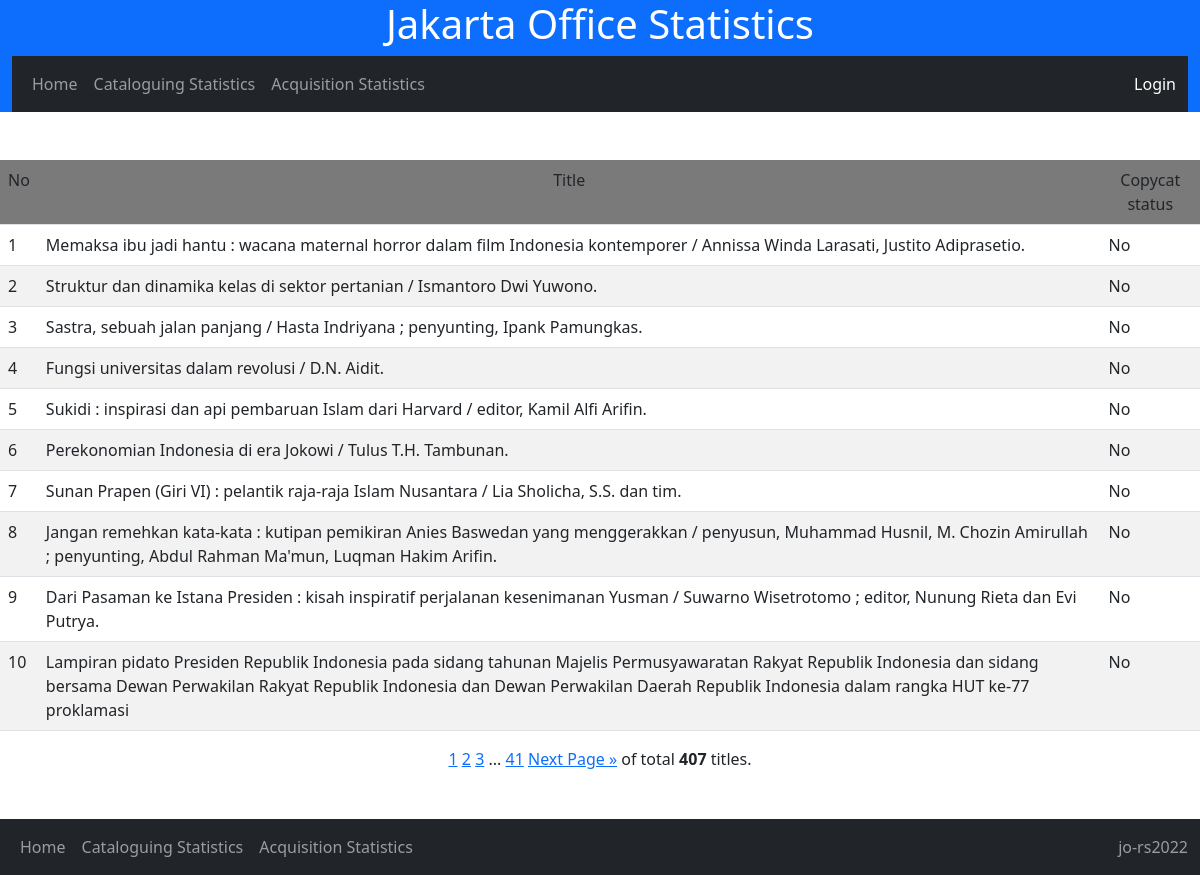
The page /cat_stat/detail_copycat/No/ on the database its author committed.
### nlajkt_cat_stat/models.py (models this page shows)
class Catalogues(models.Model):
    entry_date = models.DateField()
    consignment_no = models.IntegerField(default=462)
    title = models.TextField()
    work_type = models.CharField(max_length=20, choices=[
        ('Original','Original'),
        ('Translation','Translation'),
        ('Adaptation','Adaptation')
        ], default='Original')
    publish_year = models.IntegerField()
    volume = models.CharField(max_length=20, choices=[
        ('Single','Single'),
        ('Multi-complete','Multi-complete'),
        ('Multi-incomplete','Multi-incomplete'),
        ], default='Single')
    copycat = models.CharField(max_length=20, choices=[
        ('No','No'),
        ('Partial copycat','Partial copycat'),
        ('Full copycat','Full copycat'),
        ], default='No')
    ISBN = models.CharField(max_length=20, choices=[
        ('No','No'),
        ('Yes-valid','Yes-valid'),
        ('Yes-invalid','Yes-invalid'),
        ], default='No')
    authorship_type = models.CharField(max_length=50, choices=[
        ('Single author','Single author'),
        ('Collaboration','Collaboration'),
        ('Compilation','Compilation'),
        ('Others','Others')
        ], default='Single')
    language = models.CharField(max_length=50, choices=[
        ('Indonesian','Indonesian'),
        ('English','English'),
        ('Indonesian local','Indonesian local'),
        ('Multi language','Multi language'),
        ('Unknown','Unknown')
        ], default='Indonesian')
    bibliography = models.CharField(max_length=20, choices=[
        ('No','No'),
        ('Yes','Yes'),
        ], default='No')
    indexx = models.CharField(max_length=20, choices=[
        ('No','No'),
        ('Yes','Yes'),
        ], default='No')
    publisher_type = models.CharField(max_length=100, choices=[
        ('Commercial','Commercial'),
        ('Government-department','Government-department'),
        ('Government-nondepartment','Government-nondepartment'),
        ('Government-local','Government-local'),
        ('Universities','Universities'),
        ('NGO','NGO'),
        ('Others','Others')
        ], default='Commercial')
    genre = models.CharField(max_length=100, choices=[
        ('General non fiction','General non fiction'),
        ('Fiction-novel','Fiction-novel'),
        ('Fiction-short stories','Fiction-short stories'),
	    ('Fiction-biographic','Fiction-biographic'),
        ('Poetry','Poetry'),
        ('Folktales','Folktales'),
        ('Biography-single','Biography-single'),
        ('Biography-collective','Biography-collective'),
        ('Biography-auto','Biography-auto'),
        ('Dictionaries','Dictionaries'),
        ('Proceeding','Proceeding'),
        ], default='General non fiction')
    format = models.CharField(max_length=100, choices=[
        ('Book-printed','Book-printed'),
        ('Book-electronic','Book-electronic'),
        ('Non book video','Non book video'),
        ('Non book audio','Non book audio'),
        ('Map-single','Map-single'),
        ('Map-atlas','Map-atlas'),
        ('Ephemera','Ephemera')
        ], default='Book')
    size = models.CharField(max_length=10, choices=[
        ('YY','YY'),
        ('YYq', 'YYq'),
        ('YYp','YYp')
        ],default='YY')
    subject = models.CharField(max_length=50, choices=[
       ('000-Generalities','100-Generalities'),
       ('000-Library science','100-Library science'),
       ('000-Journalism and media','100-Journalism and media'),
       ('100-Philosophy and ethics','100-Philosophy and ethics'),
       ('200-Religions-general','200-Religions-general'),
       ('200-Religion-Islam','200-Religion-Islam'),
       ('200-Religion-Christianity','200-Religion-Christianity'),
       ('200-Religion-Hinduism','200-Religion-Hinduism'),
       ('200-Religion-Buddhism and others','200-Religion-Buddhism and others'),
       ('300-Social-anthropology and sociology','300-Social-anthropology and sociology'),
       ('300-Social-problems and services','300-Social-problems and services'),
       ('300-Social-politics','300-Social-politics'),
       ('300-Social-international relations','300-Social-international relations'),
       ('300-Social-economics-general','300-Social-economics-general'),
       ('300-Social-economics-resources','300-Social-economics-resources'),
       ('300-Social-economics-policy and development','300-Social-economics-policy and development'),
       ('300-Social-economics-financial and monetary','300-Social-economics-financial and monetary'),
       ('300-Social-economics-industries and production','300-Social-economics-industries and production'),
       ('300-Social-economics-macro','300-Social-economics-macro'),
       ('300-Social-culture','300-Social-culture'),
       ('300-Social-military','300-Social-military'),
       ('300-Social-education','300-Social-education'),
       ('300-Social-law','300-Social-law'),
       ('300-Social-public administration','300-Social-public administration'),
       ('300-Social-human rights','300-Social-human rights'),
       ('400-Language-linguistics','400-Language-linguistics'),
       ('400-Language-sociolinguistics','400-Language-sociolinguistics'),
       ('500-Science-general','500-Science-general'),
       ('600-Technology-general','600-Technology-general'),
       ('600-Agriculture and agribusiness','600-Agriculture and agribusiness'),
       ('700-Arts-general','700-Arts-general'),
       ('700-Arts-visual','700-Arts-visual'),
       ('700-Arts-performance','700-Arts-performance'),
       ('700-Arts-music','700-Arts-music'),
       ('800-Literature-general','800-Literature-general'),
       ('800-Literature-fiction and poetry','800-Literature-fiction and poetry'),
       ('900-History-world','900-History-world'),
       ('900-History-Indonesia','900-History-Indonesia'),
       ('900-Geography and travel','900-Geography and travel'),
       ('900-Biography','900-Biography')
       ], null=True)

### nlajkt_cat_stat/views.py (the view)
# urls.py: path('cat_stat/detail_copycat/<str:copycat>/', views.detail_copycat, name='detail_copycat'),
def detail_copycat(request, copycat):
    detail_copycat = Catalogues.objects.all().filter(copycat=copycat)
    page = request.GET.get('page', 1)
    paginator = Paginator(detail_copycat, 10)
    try:
        paging = paginator.page(page)
    except PageNotAnInteger:
        paging = paginator.page(1)
    except EmptyPage:
        paging = paginator.page(paginator.num_pages)
    template = loader.get_template('detail_copycat.html')
    context = {'paging' : paging,}
    return HttpResponse(template.render(context, request))

### nlajkt_cat_stat/templates/detail_copycat.html
{% extends 'base.html'%}
{% block block1 %}
<br><br><center>
<table style="width: auto;" class="table table-striped">
    <tr bgcolor = 'grey'>
      <b><td>No</td>
        <td align="center">Title</td>
        <td align="center">Copycat status</td></b>
    </tr>
    {% for x in paging %}
    <tr>
        <td>{{ forloop.counter0|add:paging.start_index }}</td>
        <td>{{ x.title }}</td>
        <td>{{ x.copycat }}</td>
    </tr>
    {% endfor %}
</table>
{% include 'pagination_jakartaoffice.html' %}</center>
<br><br>
{% endblock %}

### rows shown on the page
Catalogues: title "Memaksa ibu jadi hantu : wacana maternal horror dalam film Indonesia kontemporer / Annissa Winda Larasati, Justito Adiprasetio.", copycat "No"
Catalogues: title "Struktur dan dinamika kelas di sektor pertanian / Ismantoro Dwi Yuwono.", copycat "No"
Catalogues: title "Sastra, sebuah jalan panjang / Hasta Indriyana ; penyunting, Ipank Pamungkas.", copycat "No"
Catalogues: title "Fungsi universitas dalam revolusi / D.N. Aidit.", copycat "No"
Catalogues: title "Sukidi : inspirasi dan api pembaruan Islam dari Harvard / editor, Kamil Alfi Arifin.", copycat "No"
Catalogues: title "Perekonomian Indonesia di era Jokowi / Tulus T.H. Tambunan.", copycat "No"
Catalogues: title "Sunan Prapen (Giri VI) : pelantik raja-raja Islam Nusantara / Lia Sholicha, S.S. dan tim.", copycat "No"
Catalogues: title "Jangan remehkan kata-kata : kutipan pemikiran Anies Baswedan yang menggerakkan / penyusun, Muhammad Husnil, M. Chozin Amirullah ; penyunting, Abdul Rahman Ma'mun, Luqman Hakim Arifin.", copycat "No"
Catalogues: title "Dari Pasaman ke Istana Presiden : kisah inspiratif perjalanan kesenimanan Yusman / Suwarno Wisetrotomo ; editor, Nunung Rieta dan Evi Putrya.", copycat "No"
Catalogues: title "Lampiran pidato Presiden Republik Indonesia pada sidang tahunan Majelis Permusyawaratan Rakyat Republik Indonesia dan sidang bersama Dewan Perwakilan Rakyat Republik Indonesia dan Dewan Perwakilan Daerah Republik Indonesia dalam rangka HUT ke-77 proklamasi", copycat "No"

### other values the page prints
{{ num }} "1"
{{ num }} "2" "3"
{{ paging.paginator.num_pages }} "41"
{{ paging.paginator.count }} "407"
